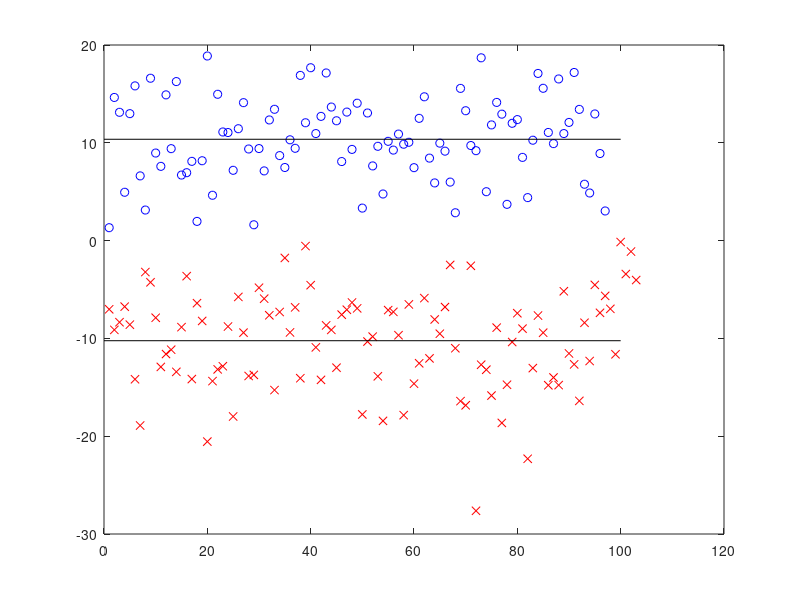

Here is the MATLAB script that generated this plot: (Note: this script raises an error after producing the figure.)
clear
close all
clc

x = [-10+5*randn(100,1) ; 10+5*randn(100,1)];
%plot(x,'x')
idx = kmeans(x,2);
plot(x(idx==1),'rx');
hold on;
plot(x(idx==2),'bo');

[idx,C] = kmeans(x,2);
line([0 100],[C(1) C(1)],'color','k')
line([0 100],[C(2) C(2)],'color','k')

%%

clear
close all
clc

load('PedCounts.mat')

nans = find(isnan(Sensor_ID));

Sensor_ID(nans) = [];
Hourly_Counts(nans) = [];
Date_Time(nans) = [];

Dates_Flinders = Date_Time(Sensor_ID == 6);
Weekday_Flinders = weekday(Dates_Flinders);
Count_Flinders = Hourly_Counts(Sensor_ID==6);

% convert dates to date-vectors
Dates_Flinders = datevec(Dates_Flinders);
Hour_Flinders = Dates_Flinders(:,4);

% count at 8 - 9am
Flinders8 = Count_Flinders(Hour_Flinders == 8);

figure;
for k = 2:10
   subplot(2,5,k);
   idx = kmeans(Flinders8,k);
   histogram(idx);
end

figure;
dendrogram(linkage(Flinders8))
hold on;
line([1 50],[60 60],'color','red')